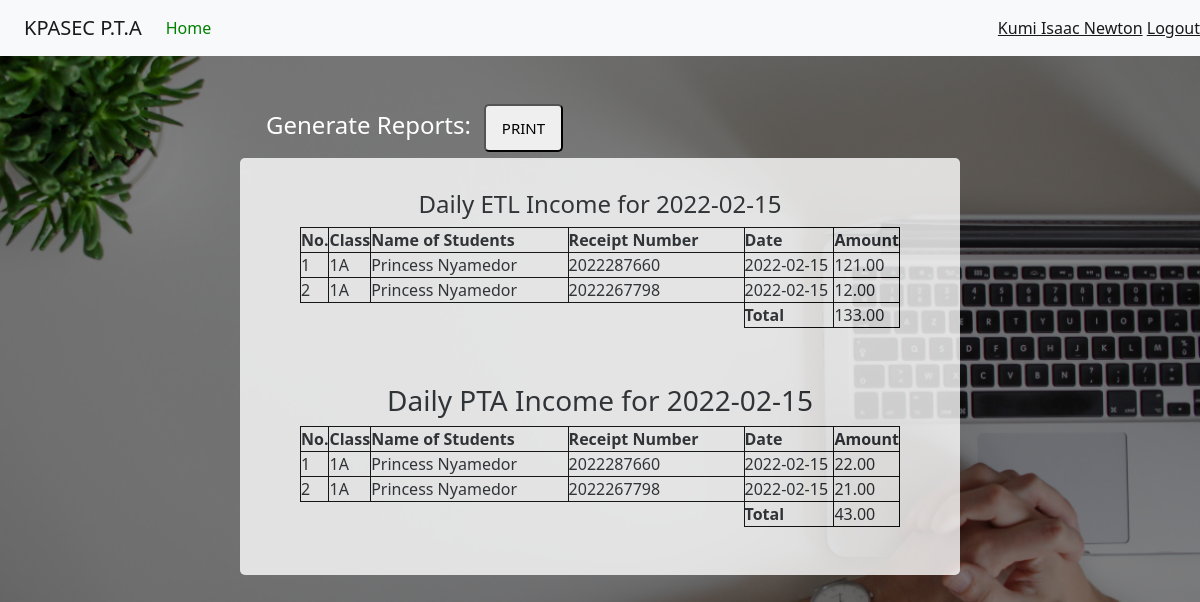
/clerk_dashboard/clerk_daily_report (signed in), run on the app's committed database.
### app.py (models this page shows, shortened)
class User(db.Model, UserMixin):
	__bind_key__ = "kpasec"
	id = db.Column(db.Integer, primary_key=True)
	date = db.Column(db.DateTime, default = datetime.utcnow())
	username = db.Column(db.String(80), unique=False, nullable=False)
	email = db.Column(db.String(120), unique=True, nullable=False)
	password = db.Column(db.String(120), nullable=False)
	is_admin = db.Column(db.Boolean,  default=False)
	function = db.Column(db.String(120))
	approval = db.Column(db.Boolean, default=False)

class StudentPayments(db.Model):
	__bind_key__ = "kpasec"
	id = db.Column(db.Integer, primary_key=True)
	date = db.Column(db.DateTime, default = datetime.utcnow())
	etl_amount = db.Column(db.Integer)
	pta_amount = db.Column(db.Integer)
	amount = db.Column(db.Integer)
	tx_id = db.Column(db.String(16))
	semester = db.Column(db.String(10), nullable = False)
	mode_of_payment = db.Column(db.String(20))
	category = db.Column(db.String(20), default="revenue")
	student_id = db.Column(db.String(10), db.ForeignKey('student.id'))#Here we reference the table name

class Student(db.Model):
	__bind_key__ = "kpasec"
	id = db.Column(db.Integer, primary_key=True)
	date = db.Column(db.DateTime, default = datetime.utcnow())
	date_admitted = db.Column(db.DateTime)
	fullname = db.Column(db.String(80), unique=False, nullable=False)
	date_of_birth = db.Column(db.String(10), unique=True)
	class1 = db.Column(db.String(10), unique=False, nullable=False)
	parent_contact = db.Column(db.String(12), nullable=False)
	phone = db.Column(db.String(12))
	id_number = db.Column(db.String(120), unique=True, nullable=False)
	status = db.Column(db.Boolean, default=True)
	pta = db.relationship('PTAIncome', backref='pta_payer', lazy=True)#Here we reference the class
	etl = db.relationship('ETLIncome', backref='etl_payer', lazy=True)
	payer = db.relationship('StudentPayments', backref='payer', lazy=True)

### app.py (the view)
@app.route("/clerk_dashboard/clerk_daily_report")
@login_required
def clerk_daily_report():
	if current_user.is_authenticated and current_user.approval:
		today = datetime.utcnow()
		date = dt.date(today.year, today.month, today.day)
		payments = StudentPayments.query.filter(func.date(StudentPayments.date) == date).all()
		etl = sum([pmt.etl_amount for pmt in payments if pmt.category != 'charge'])
		pta = sum([pmt.pta_amount for pmt in payments if pmt.category != 'charge'])
		return render_template("clerk_daily_report.html", payments=payments, etl=etl, pta=pta, date=date)
	else:
		abort(404)

### app.py (called while the page is built)
@app.template_filter()
def currencyFormat(value):
	value = float(value)
	if value >= 0:
		return "{:,.2f}".format(value)
	else:
		value2 = "{:,.2f}".format(value)
		return "("+value2[1:]+")"

@login_manager.user_loader
def load_user(user_id):
	return User.query.get(int(user_id))

### templates/clerk_daily_report.html (shortened to what this page needs)
{% extends "bootstrap.html" %}
{% block content %}
<!DOCTYPE html>
<html>
<head>
</head>
<body>
<header>
		<nav class="navbar navbar-expand-lg navbar-light bg-light">
			    <a class="navbar-brand kpa" href="#">KPASEC P.T.A</a>
				<div class="collapse navbar-collapse" id="navbarText">
			      <ul class="navbar-nav me-auto mb-2 mb-lg-0">
			        <li class="nav-item">
			          <a class="nav-link active " aria-current="page" href="{{url_for('clerk_dashboard')}}" id="dash">Home</a>
			        </li>
			      </ul>
			      <span class="navbar-text" >
			      	<a href="{{url_for('account')}}" class="nn">{{current_user.username}}</a>
			      	<a href="{{url_for('logout')}}">Logout</a>
			      </span>
			    </div>
			</nav>
	</header>
    <ul class="pri">
	Generate Reports:<input type="button" name="print" value="PRINT" onclick="print_content()" class="pri2" >
    </ul>
   <center>
   	<div class="ttable" id="cont1">
   		<h4 class="topp" style="padding-top:4vh">Daily ETL Income for {{date}}</h4>
   		<table >
   			<tr>
   				<th class="non">No.</th>
   				<th class="foom">Class</th>
   				<th class="fom">Name of Students</th>
   				<th>Receipt Number</th>
   				<th class="fomm">Date</th>
   				<th class="foomm">Amount</th>
   			</tr>
   			{% if payments | length < 1%}
   			<tr>
   				<td>0</td>
   				<td class="fom">None</td>
   				<td>None</td>
   				<td>None</td>
   				<td>None</td>
   				<td>None</td>
   			</tr>
   			{% else %}
   			{% for pmt in payments %}
   				{% if pmt.category != 'charge' and pmt.etl_amount != 0 %}
   			<tr>
   				<td>{{loop.index}}</td>
   				<td class="fom">{{pmt.payer.class1}}</td>
   				<td>{{pmt.payer.fullname}}</td>
   				<td>{{pmt.tx_id}}</td>
   				<td>{{pmt.date.date()}}</td>
   				<td>{{ pmt.etl_amount | currencyFormat }}</td>
   			</tr>
   				{% endif %}
   			{% endfor %}
   			{% endif %}
   			<tr>
   				<td style="border:0px solid transparent;"></td>
   				<td style="border:0px solid transparent;"></td>
   				<td style="border:0px solid transparent;"></td>
   				<td style="border:0px solid transparent;"></td>
   				<th>Total</th>
   				<td>{{etl | currencyFormat }}</td>
   			</tr>
   		</table><br>
   		<h3 class="topp" style="padding-top:4vh">Daily PTA Income for {{date}}</h3>
   		<table >
   			<tr>
   				<th class="non">No.</th>
   				<th class="foom">Class</th>
   				<th class="fom">Name of Students</th>
   				<th>Receipt Number</th>
   				<th class="fomm">Date</th>
   				<th class="foomm">Amount</th>
   			</tr>
   			{% if payments | length < 1 %}
   			<tr>
   				<td>0</td>
   				<td class="fom">None</td>
   				<td>None</td>
   				<td>none</td>
   				<td>None</td>
   				<td>None</td>
   			</tr>
   			{% else %}
   			{% for pmt in payments %}
   			{% if pmt.category != 'charge' and pmt.pta_amount != 0 %}
   			<tr>
   				<td>{{loop.index}}</td>
   				<td class="fom">{{pmt.payer.class1}}</td>
   				<td>{{pmt.payer.fullname}}</td>
   				<td>{{pmt.tx_id}}</td>
   				<td>{{pmt.date.date()}}</td>
   				<td>{{ pmt.pta_amount | currencyFormat }}</td>
   			</tr>
   			{% endif %}
   			{% endfor %}
   			{% endif %}
   			<tr>
   				<td style="border:0px solid transparent;"></td>
   				<td style="border:0px solid transparent;"></td>
   				<td style="border:0px solid transparent;"></td>
   				<td style="border:0px solid transparent;"></td>
   				<th>Total</th>
   				<td>{{pta | currencyFormat }}</td>
   			</tr>
   		</table><br><br>
   	</div><br><br>
</center>
</body>
</html>
{% endblock %}

### templates/bootstrap.html (shortened to what this page needs)
<!doctype html>
<html lang="en">
  <head>
    <link href="https://cdn.jsdelivr.net/npm/bootstrap@5.1.3/dist/css/bootstrap.min.css" rel="stylesheet">
  </head>
  <body>
    {% block content%}
    {% endblock %}
  </body>
</html>

### data on the page
User: username "Kumi Isaac Newton"
StudentPayments: payer.class1 "1A", payer.fullname "Princess Nyamedor", tx_id "2022287660", date "2022-02-15", etl_amount "121.00", pta_amount "22.00"
StudentPayments: payer.class1 "1A", payer.fullname "Princess Nyamedor", tx_id "2022267798", date "2022-02-15", etl_amount "12.00", pta_amount "21.00"

### other printed values
{{ etl | currencyFormat }} "133.00"
{{ pta | currencyFormat }} "43.00"
